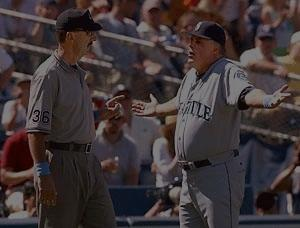
#> input picture assignment_2/images/2_1.jpg, 300 x 228 px, found by its file name
$ jupyter execute --allow-errors test4c.ipynb
#> lines starting #> are read from the running program, lines starting #| are printed output that depends on the picture
[cell 1]
import numpy as np
import matplotlib.pyplot as plt

import cv2
np.random.seed(1234)

[cell 2]
img_21_path = '/home/ngtuetam/workspace/DIP_2022/assignment_2/images/2_1.jpg'
img_23_path = '/home/ngtuetam/workspace/DIP_2022/assignment_2/images/2_3.jpg'
img_21 = cv2.imread(img_21_path)
#> img_21 is the input picture: shape (228, 300, 3); mean B, G, R 53.7, 52.5, 62.4
img_23 = cv2.imread(img_23_path)
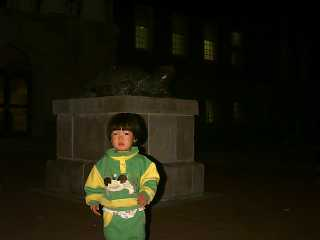
#> input picture assignment_2/images/2_3.jpg, 320 x 240 px, found by its file name
#> img_23 is the input picture: shape (240, 320, 3); mean B, G, R 11, 24.6, 26.2

[cell 3]
Intensity = np.arange(0,256)
hsv_img = cv2.cvtColor(img_21, cv2.COLOR_BGR2HSV)
#> hsv_img: shape (228, 300, 3); mean H, S, V 81.6, 69.4, 64.9
h_img,s_img,v_img = hsv_img[:,:,0], hsv_img[:,:,1], hsv_img[:,:,2]
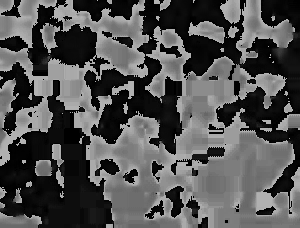
#> h_img: shape (228, 300); min 0, max 179, mean 81.6
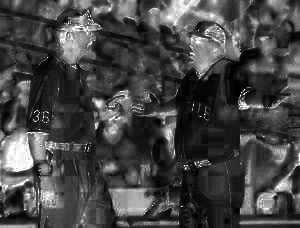
#> s_img: shape (228, 300); min 0, max 255, mean 69.4
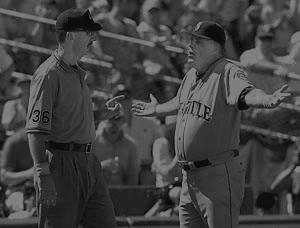
#> v_img: shape (228, 300); min 1, max 157, mean 64.9

rows,cols = v_img.shape
#> rows = 228; cols = 300

h = np.zeros((256))
v_equal = np.zeros_like(v_img)
for i in range(rows):
    for j in range(cols):
        h[v_img[i,j]] = h[v_img[i,j]] +1
#> after the loop, h = 256 values, max 1344 at index 53, min 0 at index 0, mean 267.2

[cell 4]
p = h / (rows*cols)     #probability density function
#> p = 256 values, max 0.0196 at index 53, min 0 at index 0, mean 0.00391
cdf = p[0]              #cumulative distribution function
#> cdf = 0
p[0] = 255*cdf
for i in range(1,256):
    cdf += p[i]
    p[i] = 255*cdf
#> this loop made 255 passes
#> cdf on passes 1 to 3: 1.46e-05, 4.39e-05, 0.000146
#> after the loop, cdf = 1; p = 256 values from 0 to 255

[cell 5]
h_target = np.random.normal(size=(256,1))

#> (a cell that did not finish here is left out)

[cell 7]
plt.plot(h_target)
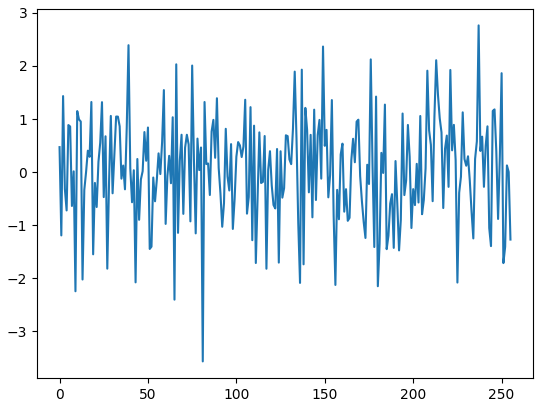
#> figure drawn by matplotlib, 1 panel; curve peaks at x = 237, y = 2.76
